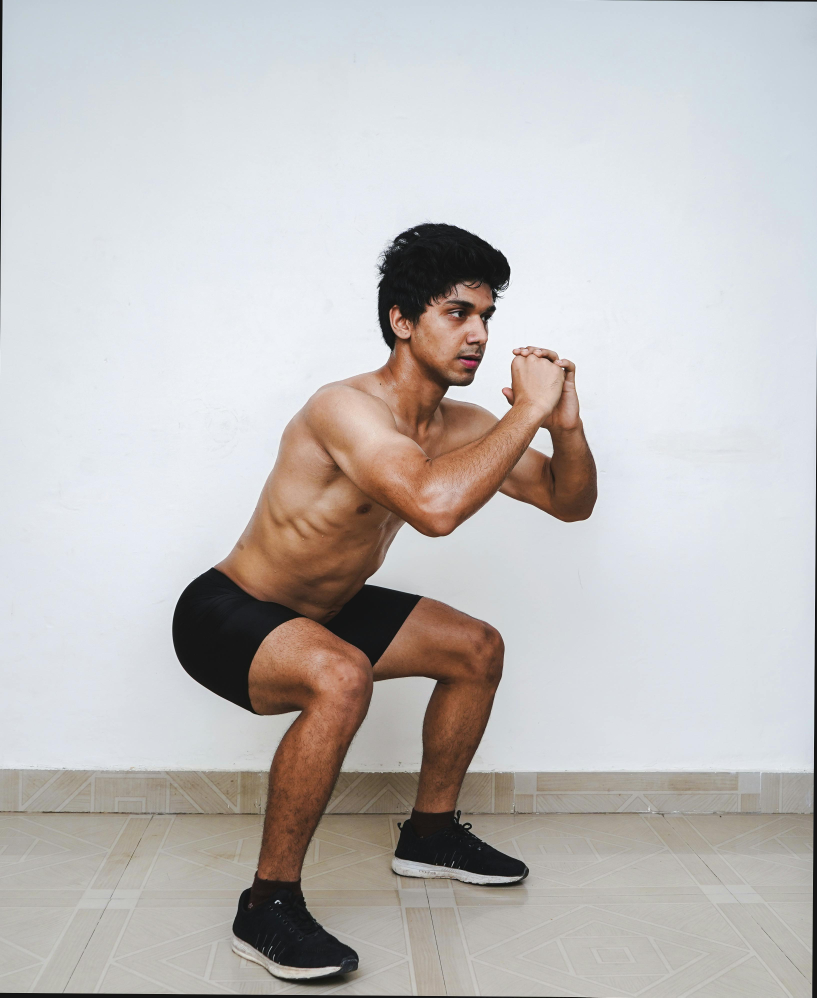
#> input picture Code/input_image.jpeg, 3268 x 3989 px (shown at 1/4 size)
$ python -i Camera.py   (imports and definitions only)
#> lines starting #> are read from the running program, lines starting #| are printed output that depends on the picture
#> further down, picture is the input picture: shape (3989, 3268, 3); mean B, G, R 189.3, 190.2, 193.2
import cv2
import tensorflow as tf
import numpy as np
import threading
import time
from tkinter import *
from tkinter import messagebox
from PIL import Image, ImageTk
from queue import Queue
import csv
from datetime import datetime
import os

# Load the Model
# [1 line that did not run here, left out]
# [1 line not run here, left out]

EDGES = {
    (0, 1): 'm', (0, 2): 'c', (1, 3): 'm', (2, 4): 'c',
    (5, 7): 'm', (7, 9): 'm', (6, 8): 'c', (8, 10): 'c',
    (5, 6): 'y', (5, 11): 'm', (6, 12): 'c', (11, 12): 'y',
    (11, 13): 'm', (13, 15): 'm', (12, 14): 'c', (14, 16): 'c'
}

def preprocess_image(image):
    yuv = cv2.cvtColor(image, cv2.COLOR_BGR2YUV)
#> yuv: shape (3989, 3268, 3); mean of channels 0, 1, 2 191.1, 126.9, 129.7
    yuv[:, :, 0] = cv2.equalizeHist(yuv[:, :, 0])
#> yuv: shape (3989, 3268, 3); mean of channels 0, 1, 2 129.4, 126.9, 129.7
    equalized = cv2.cvtColor(yuv, cv2.COLOR_YUV2BGR)
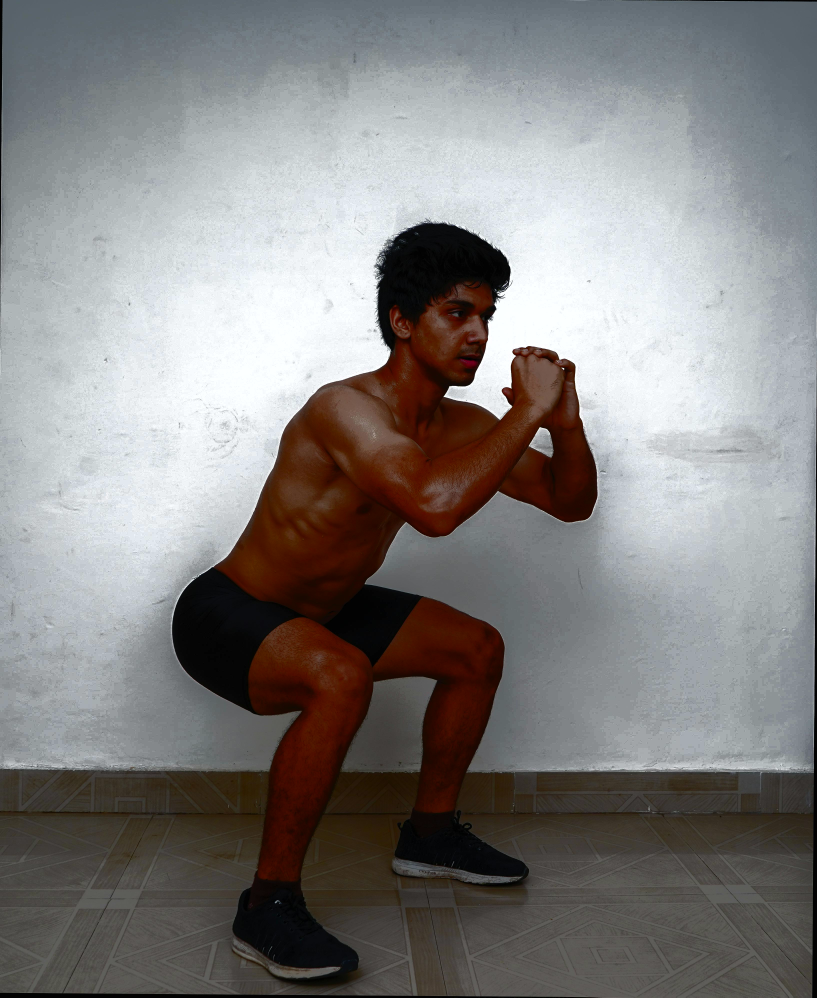
#> equalized: shape (3989, 3268, 3) (shown at 1/4 size); mean B, G, R 128, 129, 131.3
    gamma = 1.2
    invGamma = 1.0 / gamma
    table = np.array([((i / 255.0) ** invGamma) * 255 for i in np.arange(0, 256)]).astype("uint8")
    gamma_corrected = cv2.LUT(equalized, table)
    return gamma_corrected

class CameraScreenUI:
    # [129 lines left out: functions __init__, calculate_performance_score, save_session_data, create_menu, not called in this run]

    def request_help(self):
        messagebox.showinfo("Help", "For assistance, please contact x8w11@students.keele.ac.com")

    def exit_program(self):
        self.save_session_data()
        self.root.quit()

    # [183 lines left out: functions go_to_home_screen, go_to_choose_exercises_screen, check_camera, update_frame, run_pose_model, draw_connections and 2 more, not called in this run]

    def check_for_arm(self, shoulder, elbow, wrist, confidence_threshold):
        return all(kp[2] > confidence_threshold for kp in [shoulder, elbow, wrist])

    # [94 lines left out: functions smoothing_angle, smooth_keypoints, show_completion_popup, load_nav_images, create_nav_buttons, not called in this run]

# [6 lines not run here, left out]

>>> import cv2
>>> picture = cv2.imread('input_image.jpeg')
>>> result = preprocess_image(picture)
